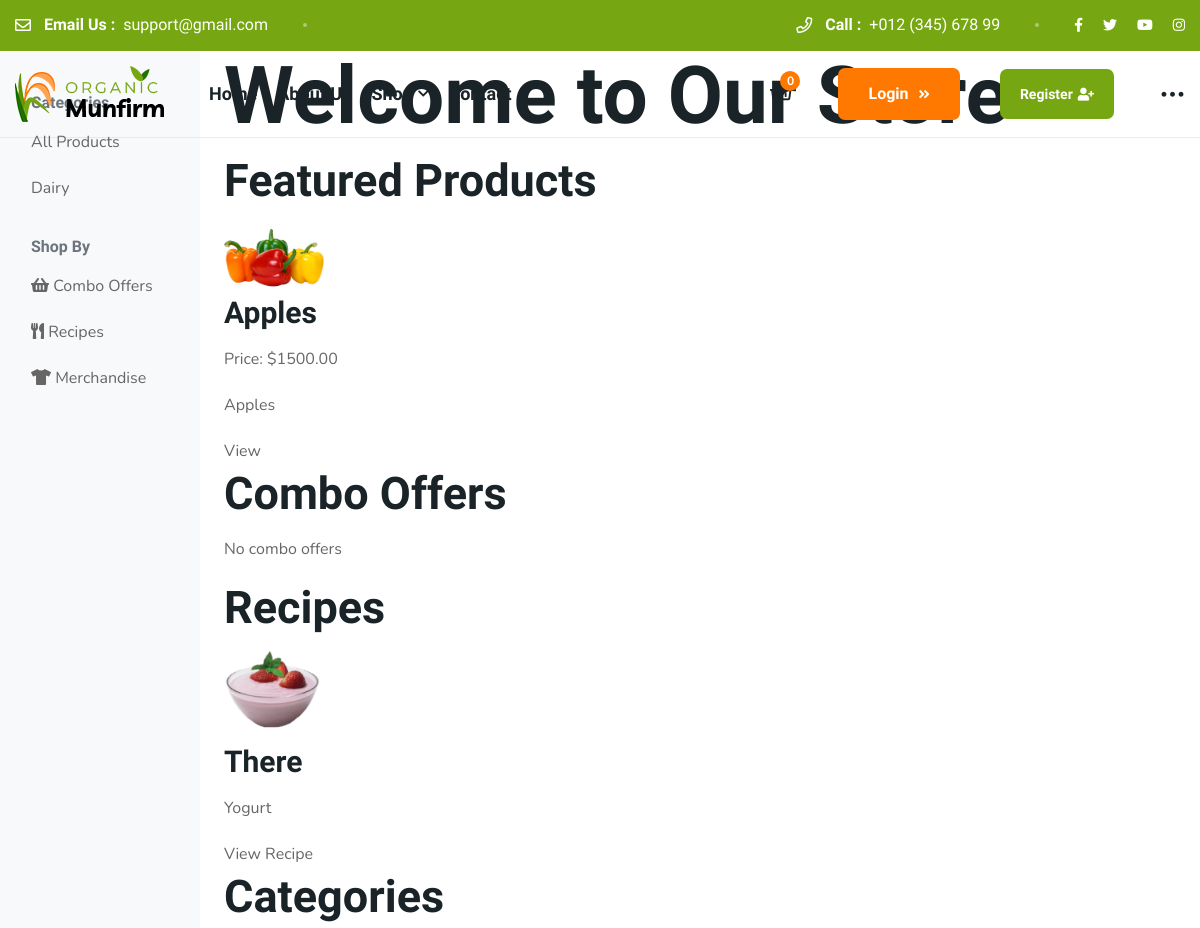
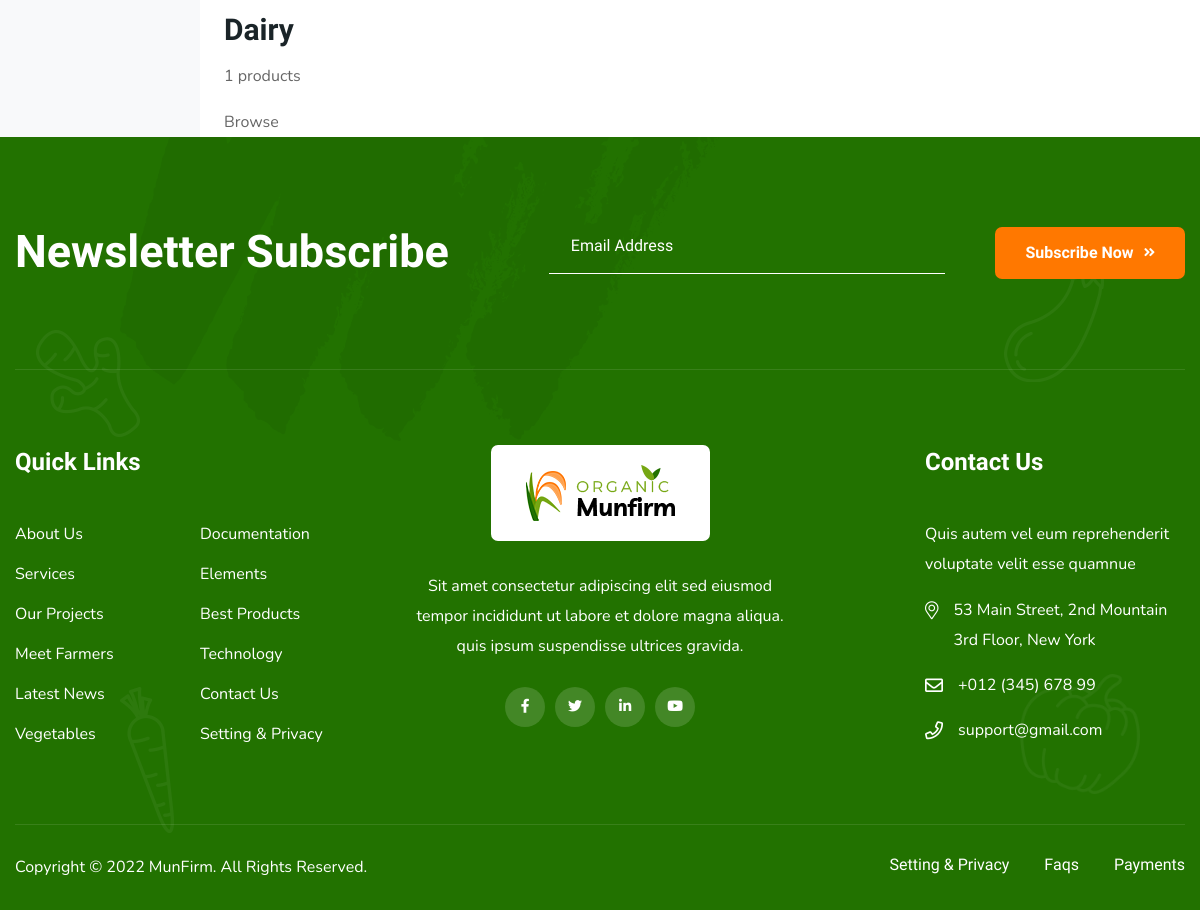
Screenshot of /products/ with the database file from the repository (2 pictures, top to bottom).
### products/models.py (models this page shows, shortened)
class Category(models.Model):
    name = models.CharField(max_length=100, unique=True)
    slug = models.SlugField(max_length=100, unique=True)
    description = models.TextField(blank=True)
    image = models.ImageField(upload_to='categories/', blank=True, null=True)
    is_active = models.BooleanField(default=True)
    created_at = models.DateTimeField(auto_now_add=True)
    updated_at = models.DateTimeField(auto_now=True)
    class Meta:
        verbose_name_plural = "Categories"
        ordering = ['name']

class Product(models.Model):
    product_id = models.CharField(max_length=50, unique=True, editable=False)
    name = models.CharField(max_length=200)
    slug = models.SlugField(max_length=200, unique=True)
    stock = models.PositiveIntegerField(default=0)
    price = models.DecimalField(max_digits=10, decimal_places=2, validators=[MinValueValidator(0)])
    description = models.TextField()
    image = models.ImageField(upload_to=product_image_path)
    is_new = models.BooleanField(default=False)
    category = models.ForeignKey(Category, on_delete=models.SET_NULL, null=True, blank=True, related_name='products')
    is_active = models.BooleanField(default=True)
    created_at = models.DateTimeField(auto_now_add=True)
    updated_at = models.DateTimeField(auto_now=True)
    is_in_basket = models.BooleanField(default=False, editable=False)
    class Meta:
        ordering = ['-created_at']
        indexes = [
            models.Index(fields=['slug']),
            models.Index(fields=['category']),
            models.Index(fields=['is_active']),
            models.Index(fields=['is_new']),
        ]

class Recipe(models.Model):
    recipe_id = models.CharField(max_length=50, unique=True, editable=False)
    title = models.CharField(max_length=200)
    slug = models.SlugField(max_length=200, unique=True)
    image = models.ImageField(upload_to=recipe_image_path)
    description = models.TextField(blank=True)
    instructions = models.TextField(help_text="Step-by-step cooking instructions")
    prep_time = models.PositiveIntegerField(help_text="Preparation time in minutes", default=15)
    cook_time = models.PositiveIntegerField(help_text="Cooking time in minutes", default=30)
    servings = models.PositiveIntegerField(default=4)
    difficulty = models.CharField(max_length=50, choices=[
        ('easy', 'Easy'),
        ('medium', 'Medium'),
        ('hard', 'Hard')
    ], default='medium')
    is_featured = models.BooleanField(default=False)
    is_active = models.BooleanField(default=True)
    created_at = models.DateTimeField(auto_now_add=True)
    updated_at = models.DateTimeField(auto_now=True)
    class Meta:
        ordering = ['-created_at']

### products/views.py (the view)
# urls.py: path('', HomeView.as_view(), name='home'),
class HomeView(TemplateView):
    template_name = 'products/home.html'
    def get_context_data(self, **kwargs):
        context = super().get_context_data(**kwargs)
        context['featured_products'] = Product.objects.filter(
            is_active=True,
            is_new=True
        )[:8]
        context['product_baskets'] = ProductBasket.objects.filter(
            is_active=True
        ).prefetch_related('included_products__product')[:4]
        context['featured_recipes'] = Recipe.objects.filter(
            is_active=True,
            is_featured=True
        ).prefetch_related('ingredients__product')[:4]
        context['categories'] = Category.objects.filter(is_active=True)[:8]
        context['merchandise'] = Merchandise.objects.filter(is_active=True)[:4]
        return context

### cart/context_processors.py (called while the page is built)
def cart_context(request):
    context = {}
    if request.user.is_authenticated:
        cart, created = Cart.objects.get_or_create(
            user=request.user,
            status='active',
            defaults={'session_key': request.session.session_key}
        )
        context['cart'] = cart
        context['cart_item_count'] = cart.get_item_count()
    else:
        if not request.session.session_key:
            request.session.create()
        session_key = request.session.session_key
        try:
            cart = Cart.objects.get(session_key=session_key, status='active')
        except Cart.DoesNotExist:
            cart = Cart.objects.create(session_key=session_key, status='active')
        context['cart'] = cart
        context['cart_item_count'] = cart.get_item_count()
    return context

### cart/models.py (called while the page is built)
    def get_item_count(self):
        return self.items.count()

### templates/products/home.html
{% extends 'products/base.html' %}
{% block products_content %}
<h1>Welcome to Our Store</h1>
<h2>Featured Products</h2>
{% if featured_products %}
<div>
    {% for product in featured_products %}
    <div>
        <img src="{{ product.image.url }}" width="100">
        <h3>{{ product.name }}</h3>
        <p>Price: ${{ product.price }}</p>
        <p>{{ product.description|truncatewords:10 }}</p>
        <a href="{% url 'products:product_detail' product.slug %}">View</a>
    </div>
    {% endfor %}
</div>
{% else %}
<p>No featured products</p>
{% endif %}
<h2>Combo Offers</h2>
{% if product_baskets %}
<div>
    {% for basket in product_baskets %}
    <div>
        <img src="{{ basket.image.url }}" width="100">
        <h3>{{ basket.name }}</h3>
        <p>Price: ${{ basket.price }}</p>
        <a href="{% url 'products:basket_detail' basket.slug %}">View Combo</a>
    </div>
    {% endfor %}
</div>
{% else %}
<p>No combo offers</p>
{% endif %}
<h2>Recipes</h2>
{% if featured_recipes %}
<div>
    {% for recipe in featured_recipes %}
    <div>
        <img src="{{ recipe.image.url }}" width="100">
        <h3>{{ recipe.title }}</h3>
        <p>{{ recipe.description|truncatewords:10 }}</p>
        <a href="{% url 'products:recipe_detail' recipe.slug %}">View Recipe</a>
    </div>
    {% endfor %}
</div>
{% else %}
<p>No recipes</p>
{% endif %}
<h2>Categories</h2>
{% if categories %}
<div>
    {% for category in categories %}
    <div>
        <h3>{{ category.name }}</h3>
        <p>{{ category.products.count }} products</p>
        <a href="{% url 'products:category_products' category.slug %}">Browse</a>
    </div>
    {% endfor %}
</div>
{% else %}
<p>No categories</p>
{% endif %}
{% endblock %}

### templates/products/base.html (shortened to what this page needs)
{% extends 'base.html' %}
{% load static %}
{% block content %}
<div class="container-fluid">
    <div class="row">
        <div class="col-md-3 col-lg-2 d-md-block bg-light sidebar collapse">
            <div class="position-sticky pt-3">
                <h6 class="sidebar-heading d-flex justify-content-between align-items-center px-3 mt-4 mb-1 text-muted">
                    <span>Categories</span>
                </h6>
                <ul class="nav flex-column">
                    <li class="nav-item">
                        <a class="nav-link {% if not request.resolver_match.url_name == 'category_products' %}active{% endif %}"
                           href="{% url 'products:product_list' %}">
                            All Products
                        </a>
                    </li>
                    {% for category in categories %}
                    <li class="nav-item">
                        <a class="nav-link" href="{% url 'products:category_products' category.slug %}">
                            {{ category.name }}
                        </a>
                    </li>
                    {% endfor %}
                </ul>
                <h6 class="sidebar-heading d-flex justify-content-between align-items-center px-3 mt-4 mb-1 text-muted">
                    <span>Shop By</span>
                </h6>
                <ul class="nav flex-column">
                    <li class="nav-item">
                        <a class="nav-link" href="{% url 'products:basket_list' %}">
                            <i class="fas fa-shopping-basket"></i> Combo Offers
                        </a>
                    </li>
                    <li class="nav-item">
                        <a class="nav-link" href="{% url 'products:recipe_list' %}">
                            <i class="fas fa-utensils"></i> Recipes
                        </a>
                    </li>
                    <li class="nav-item">
                        <a class="nav-link" href="{% url 'products:merchandise_list' %}">
                            <i class="fas fa-tshirt"></i> Merchandise
                        </a>
                    </li>
                </ul>
            </div>
        </div>
        <main class="col-md-9 ms-sm-auto col-lg-10 px-md-4">
            {% block products_content %}{% endblock %}
        </main>
    </div>
</div>
{% endblock %}

### rows the page displays
Category: name "Dairy", products.count "1"
Product: image (picture), name "Apples", price "1500.00", description "Apples"
Recipe: image (picture), title "There", description "Yogurt"
